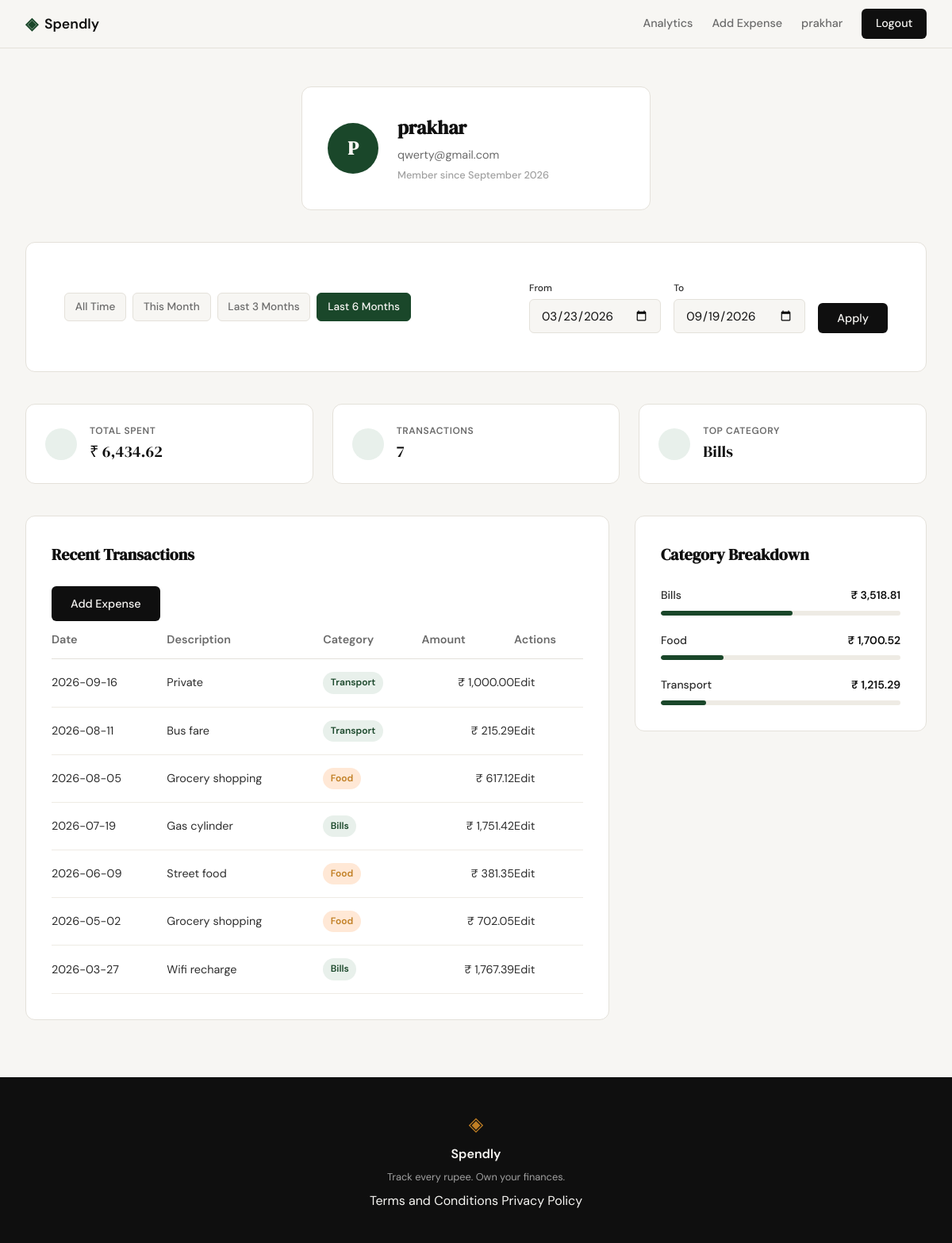
The page /profile?date_from=2026-03-23&date_to=2026-09-19 (signed in) on the database its author committed.
### tables this page shows
CREATE TABLE users (
            id INTEGER PRIMARY KEY AUTOINCREMENT,
            name TEXT NOT NULL,
            email TEXT UNIQUE NOT NULL,
            password_hash TEXT NOT NULL,
            created_at TEXT DEFAULT CURRENT_TIMESTAMP
        );

CREATE TABLE expenses (
            id INTEGER PRIMARY KEY AUTOINCREMENT,
            user_id INTEGER NOT NULL,
            amount REAL NOT NULL,
            category TEXT NOT NULL,
            date TEXT NOT NULL,
            description TEXT,
            created_at TEXT DEFAULT CURRENT_TIMESTAMP,
            FOREIGN KEY (user_id) REFERENCES users (id)
        );

### app.py (the view)
@app.route("/profile")
def profile():
    user_id = session.get("user_id")
    if not user_id:
        return redirect(url_for("login"))
    user = get_user_by_id(user_id)
    if not user:
        flash("User not found", "error")
        return redirect(url_for("login"))
    date_from = request.args.get("date_from")
    date_to = request.args.get("date_to")
    valid_from, valid_to, active_filter, presets = get_date_filter_context(
        date_from, date_to
    )
    if active_filter == "error":
        flash("Start date must be before end date.", "error")
        valid_from, valid_to, active_filter = None, None, "all"
    stats = get_summary_stats(user_id, valid_from, valid_to)
    transactions = get_recent_transactions(
        user_id, date_from=valid_from, date_to=valid_to
    )
    categories = get_category_breakdown(user_id, valid_from, valid_to)
    return render_template(
        "profile.html",
        user=user,
        stats=stats,
        transactions=transactions,
        categories=categories,
        date_from=valid_from,
        date_to=valid_to,
        active_filter=active_filter,
        presets=presets,
    )

### app.py (called while the page is built)
def validate_date(date_str):
    if not date_str:
        return None
    try:
        return datetime.strptime(date_str, "%Y-%m-%d").strftime("%Y-%m-%d")
    except ValueError:
        return None

### database/db.py (called while the page is built)
def get_db():
    db = sqlite3.connect('spendly.db')
    db.row_factory = sqlite3.Row
    db.execute('PRAGMA foreign_keys = ON')
    return db

### database/queries.py (called while the page is built)
def get_user_by_id(user_id):
    db = get_db()
    try:
        cursor = db.execute(
            "SELECT name, email, created_at FROM users WHERE id = ?", (user_id,)
        )
        row = cursor.fetchone()
        if row:
            created_at = datetime.strptime(row["created_at"], "%Y-%m-%d %H:%M:%S")
            member_since = created_at.strftime("%B %Y")
            return {
                "name": row["name"],
                "email": row["email"],
                "member_since": member_since,
                "initials": (row["name"][0] if row["name"] else "U").upper(),
            }
        return None
    finally:
        db.close()

def apply_date_filter(query, params, date_from, date_to):
    if date_from and date_to:
        query += " AND date BETWEEN ? AND ?"
        params.extend([date_from, date_to])
    elif date_from:
        query += " AND date >= ?"
        params.append(date_from)
    elif date_to:
        query += " AND date <= ?"
        params.append(date_to)
    return query, params

def get_recent_transactions(user_id, limit=10, date_from=None, date_to=None):
    db = get_db()
    try:
        query = "SELECT id, date, description, category, amount FROM expenses WHERE user_id = ?"
        params = [user_id]
        query, params = apply_date_filter(query, params, date_from, date_to)
        query += " ORDER BY date DESC LIMIT ?"
        params.append(limit)
        cursor = db.execute(query, params)
        rows = cursor.fetchall()
        transactions = []
        for row in rows:
            transactions.append(
                {
                    "id": row["id"],
                    "date": row["date"],
                    "description": row["description"],
                    "category": row["category"],
                    "amount": f"₹ {row['amount']:,.2f}",
                }
            )
        return transactions
    finally:
        db.close()

### templates/profile.html (shortened to what this page needs)
{% extends "base.html" %}
{% block head %}
<link rel="stylesheet" href="{{ url_for('static', filename='css/profile.css') }}">
{% endblock %}
{% block content %}
<div class="profile-container">
    <section class="user-header">
        <div class="auth-card profile-card">
            <div class="profile-card-inner">
                <div class="avatar">{{ user.initials }}</div>
                <div class="profile-details">
                    <h1>{{ user.name }}</h1>
                    <p class="text-muted">{{ user.email }}</p>
                    <p class="member-since">Member since {{ user.member_since }}</p>
                </div>
            </div>
        </div>
    </section>
    <section class="filter-bar">
        <div class="auth-card">
            <div class="filter-container">
                <div class="filter-presets">
                    <a href="{{ url_for('profile') }}"
                       class="filter-btn {{ 'active' if active_filter == 'all' }}">
                       All Time
                    </a>
                    {% for key, range in presets.items() %}
                    <a href="{{ url_for('profile', date_from=range.from, date_to=range.to) }}"
                       class="filter-btn {{ 'active' if active_filter == key }}">
                       {{ key.replace('-', ' ').title() }}
                    </a>
                    {% endfor %}
                </div>
                <form method="GET" action="{{ url_for('profile') }}" class="filter-custom">
                    <div class="form-group">
                        <label for="date_from">From</label>
                        <input type="date" id="date_from" name="date_from"
                               value="{{ date_from or '' }}" class="form-input">
                    </div>
                    <div class="form-group">
                        <label for="date_to">To</label>
                        <input type="date" id="date_to" name="date_to"
                               value="{{ date_to or '' }}" class="form-input">
                    </div>
                    <button type="submit" class="btn-primary">Apply</button>
                </form>
            </div>
        </div>
    </section>
    <section class="stats-grid">
        <div class="stat-card">
            <i data-lucide="indian-rupee" class="stat-icon"></i>
            <div class="stat-info">
                <span class="stat-label">Total Spent</span>
                <span class="stat-value">{{ stats.total_spent }}</span>
            </div>
        </div>
        <div class="stat-card">
            <i data-lucide="list" class="stat-icon"></i>
            <div class="stat-info">
                <span class="stat-label">Transactions</span>
                <span class="stat-value">{{ stats.transaction_count }}</span>
            </div>
        </div>
        <div class="stat-card">
            <i data-lucide="pie-chart" class="stat-icon"></i>
            <div class="stat-info">
                <span class="stat-label">Top Category</span>
                <span class="stat-value">{{ stats.top_category }}</span>
            </div>
        </div>
    </section>
    <div class="profile-main-grid">
        <section class="history-section">
            <div class="auth-card">
                <div class="section-header">
                    <h2 class="section-title">Recent Transactions</h2>
                    <a href="{{ url_for('add_expense') }}" class="btn-primary">Add Expense</a>
                </div>
                <table class="profile-table">
                    <thead>
                        <tr>
                            <th>Date</th>
                            <th>Description</th>
                            <th>Category</th>
                            <th class="text-right">Amount</th>
                            <th class="text-center">Actions</th>
                        </tr>
                    </thead>
                    <tbody>
                        {% for tx in transactions %}
                        <tr>
                            <td>{{ tx.date }}</td>
                            <td>{{ tx.description }}</td>
                            <td>
                                <span class="category-badge badge-{{ tx.category.lower() }}">
                                    {{ tx.category }}
                                </span>
                            </td>
                            <td class="text-right">{{ tx.amount }}</td>
                            <td class="text-center">
                                <a href="{{ url_for('edit_expense', id=tx['id']) }}" class="btn-edit">Edit</a>
                            </td>
                        </tr>
                        {% endfor %}
                    </tbody>
                </table>
            </div>
        </section>
        <section class="breakdown-section">
            <div class="auth-card">
                <h2 class="section-title">Category Breakdown</h2>
                <div class="category-list">
                    {% for cat in categories %}
                    <div class="category-item">
                        <div class="category-meta">
                            <span class="category-name">{{ cat.name }}</span>
                            <span class="category-amount">{{ cat.total }}</span>
                        </div>
                        <div class="category-bar-container">
                            <div class="category-bar" style="width: {{ cat.percentage }}%"></div>
                        </div>
                    </div>
                    {% endfor %}
                </div>
            </div>
        </section>
    </div>
</div>
{% endblock %}

### templates/base.html (shortened to what this page needs)
<!DOCTYPE html>
<html lang="en">
<head>
    <link rel="stylesheet" href="{{ url_for('static', filename='css/style.css') }}">
    {% block head %}{% endblock %}
</head>
<body>
    <nav class="navbar">
        <div class="nav-inner">
            <a href="{{ url_for('landing') }}" class="nav-brand">
                <span class="brand-icon">◈</span>
                <span class="brand-name">Spendly</span>
            </a>
            <div class="nav-links">
                {% if session.user_id %}
                    <a href="{{ url_for('analytics') }}" class="{% if request.endpoint == 'analytics' %}active{% endif %}">Analytics</a>
                    <a href="{{ url_for('add_expense') }}" class="{% if request.endpoint == 'add_expense' %}active{% endif %}">Add Expense</a>
                    <a href="{{ url_for('profile') }}" class="nav-user">{{ session.user_name }}</a>
                    <a href="{{ url_for('logout') }}" class="nav-cta">Logout</a>
                {% else %}
                    <a href="{{ url_for('login') }}">Sign in</a>
                    <a href="{{ url_for('register') }}" class="nav-cta">Get started</a>
                {% endif %}
            </div>
        </div>
    </nav>
    <main class="main-content">
        {% block content %}{% endblock %}
    </main>
    <footer class="footer">
        <div class="footer-inner">
            <span class="brand-icon">◈</span><span class="footer-name">Spendly</span>
            <p class="footer-copy">Track every rupee. Own your finances.</p>
            <p class="footer-links">
                <a href="{{ url_for('terms') }}">Terms and Conditions</a>
                <a href="{{ url_for('privacy') }}">Privacy Policy</a>
            </p>
        </div>
    </footer>
</body>
</html>

### static/css/profile.css (style rules this page uses)
.filter-bar { margin-bottom: 2.5rem; }
.filter-container { display: flex; align-items: center; justify-content: space-between; gap: 2rem; padding: 1rem; }
.filter-presets { display: flex; gap: 0.5rem; flex-wrap: wrap; }
.filter-btn { padding: 0.4rem 0.8rem; font-size: 0.85rem; font-weight: 500; color: var(--ink-muted); background: var(--paper); border: 1px solid var(--border); border-radius: var(--radius-sm); transition: all 0.2s; }
.filter-btn.active { background: var(--accent); color: var(--paper); border-color: var(--accent); }
.filter-custom { display: flex; align-items: flex-end; gap: 1rem; }
.filter-custom .form-group { margin-bottom: 0; }
.filter-custom label { font-size: 0.75rem; margin-bottom: 0.25rem; }

### rows shown on the page
users: user_name "prakhar", name "prakhar", email "qwerty@gmail.com"
expenses: date "2026-09-16", description "Private", category "Transport", amount "₹ 1,000.00"
expenses: date "2026-08-11", description "Bus fare", category "Transport", amount "₹ 215.29"
expenses: date "2026-08-05", description "Grocery shopping", category "Food", amount "₹ 617.12"
expenses: date "2026-07-19", description "Gas cylinder", category "Bills", amount "₹ 1,751.42"
expenses: date "2026-06-09", description "Street food", category "Food", amount "₹ 381.35"
expenses: date "2026-05-02", description "Grocery shopping", category "Food", amount "₹ 702.05"
expenses: date "2026-03-27", description "Wifi recharge", category "Bills", amount "₹ 1,767.39"

### other values the page prints
{{ user.initials }} "P"
{{ user.member_since }} "September 2026"
{{ key.replace('-', ' ').title() }} "This Month" "Last 3 Months" "Last 6 Months"
{{ stats.total_spent }} "₹ 6,434.62"
{{ stats.transaction_count }} "7"
{{ stats.top_category }} "Bills"
{{ cat.name }} "Bills" "Food" "Transport"
{{ cat.total }} "₹ 3,518.81" "₹ 1,700.52" "₹ 1,215.29"
